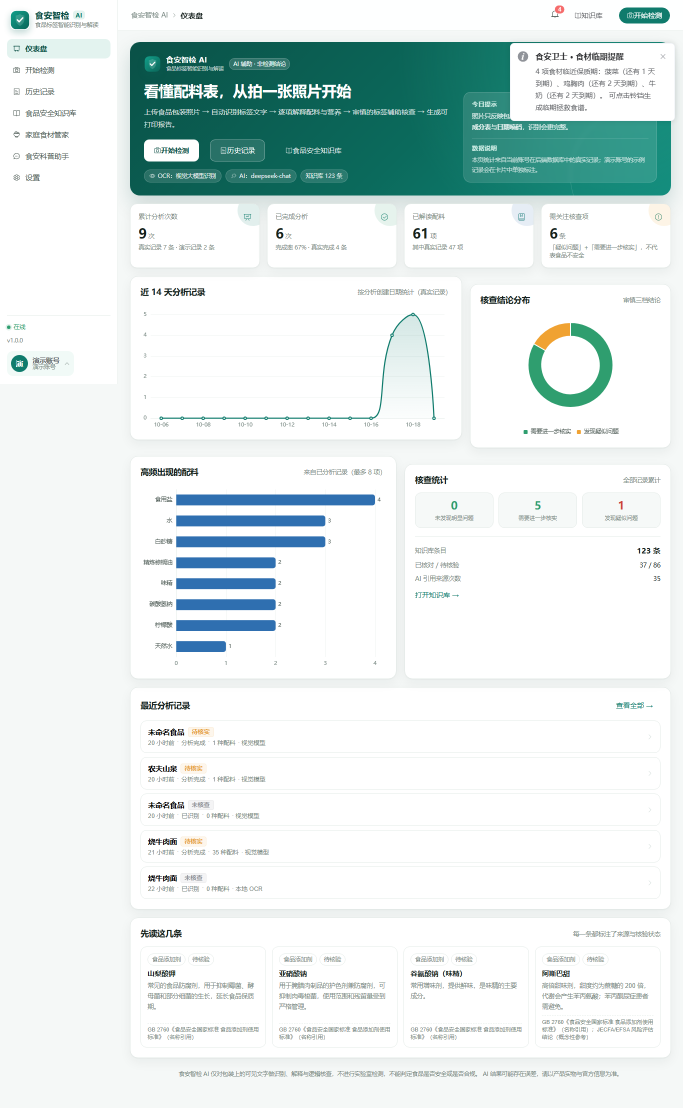
#> input picture docs/screenshots/1366-dashboard.png, 1366 x 2215 px (shown at 1/2 size)
$ python prepare_docs_images.py
#> lines starting #> are read from the running program, lines starting #| are printed output that depends on the picture
"""把响应式截图整理成适合文档展示的 JPEG（README / 演示文档使用）。

用法：python scripts/prepare_docs_images.py
输入：docs/screenshots/*.png（由 scripts/responsive_check.py 生成）
输出：docs/images/*.jpg
"""
from __future__ import annotations

import sys
from pathlib import Path

from PIL import Image

ROOT = Path(__file__).resolve().parents[1]
SRC = ROOT / "docs" / "screenshots"
OUT = ROOT / "docs" / "images"

# (输出文件名, 源截图, 目标宽度, 最多保留的高度)
TARGETS = [
    ("dashboard-desktop.jpg", "1366-dashboard.png", 1200, 2200),
    ("dashboard-mobile.jpg", "390-dashboard.png", 390, 1500),
    ("result-desktop.jpg", "result-demo-1366.png", 1200, 2400),
    ("result-mobile.jpg", "result-demo-390.png", 390, 1700),
    ("analyze-mobile.jpg", "390-analyze.png", 390, 1300),
    ("report-desktop.jpg", "1366-report.png", 1200, 2000),
    ("knowledge-desktop.jpg", "1366-knowledge.png", 1100, 1500),
    ("history-desktop.jpg", "1366-history.png", 1100, 1200),
    ("login-desktop.jpg", "1366-login.png", 1100, 800),
    ("login-mobile.jpg", "390-login.png", 390, 1300),
    ("assistant-desktop.jpg", "assistant-1366.png", 1200, 1600),
    ("assistant-mobile.jpg", "assistant-390.png", 390, 1600),
    ("admin-dashboard-desktop.jpg", "admin-dashboard-1366.png", 1200, 900),
    ("admin-dashboard-mobile.jpg", "admin-dashboard-390.png", 390, 900),
    ("settings.jpg", "settings-new-390.png", 390, 900),
    ("settings-service.jpg", "settings-new-390-service.png", 390, 900),
]


def main() -> int:
    OUT.mkdir(parents=True, exist_ok=True)
    missing = []
    for name, source, width, max_height in TARGETS:
        path = SRC / source
        if not path.exists():
            missing.append(source)
            continue
        image = Image.open(path).convert("RGB")
#> image is the input picture: PIL image 1366x2215 RGB; mean R, G, B 224.1, 234.6, 233.6
        if image.height > max_height:
            image = image.crop((0, 0, image.width, max_height))
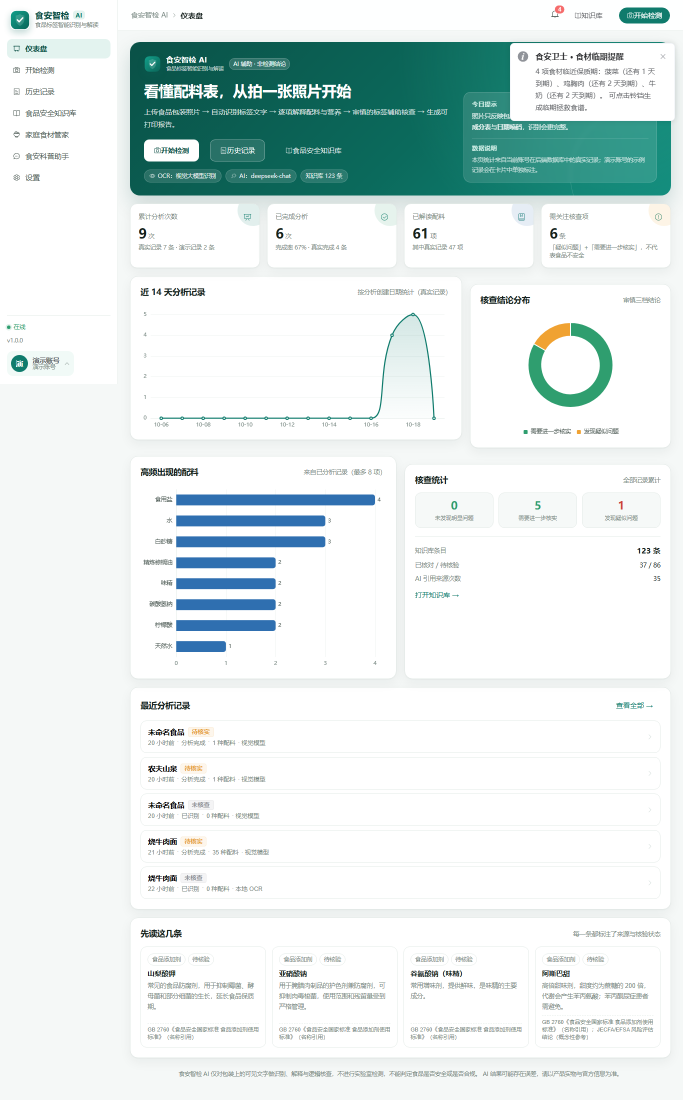
#> image: PIL image 1366x2200 RGB (shown at 1/2 size); mean R, G, B 224, 234.5, 233.6
        if image.width > width:
            ratio = width / image.width
#> ratio = 0.878
            image = image.resize((width, int(image.height * ratio)), Image.LANCZOS)
#> image: PIL image 1200x1932 RGB
        target = OUT / name
        image.save(target, "JPEG", quality=82, optimize=True, progressive=True)
        print(f"生成 {target.relative_to(ROOT)}  {image.size[0]}x{image.size[1]}  {target.stat().st_size // 1024} KB")
#| 生成 docs/images/dashboard-desktop.jpg  1200x1932  180 KB
    if missing:
        print("\n缺少以下源截图（请先运行 scripts/responsive_check.py）：")
        for item in missing:
            print("  -", item)
        return 1
    print("\n文档图片整理完成。")
    return 0


if __name__ == "__main__":
#> (the run stopped early here; a loop or call above may not have finished)
